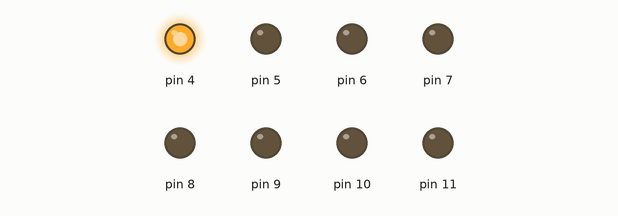
Bench run of a sketch on a simulated Arduino Uno, built with avr-gcc and run on an emulated ATmega328P. Shown: output pins drawn as LEDs (lit = HIGH).

Above: at 0.15 s.
At 1.95 s:
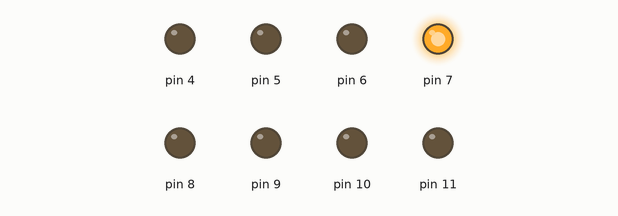
At 4.35 s:
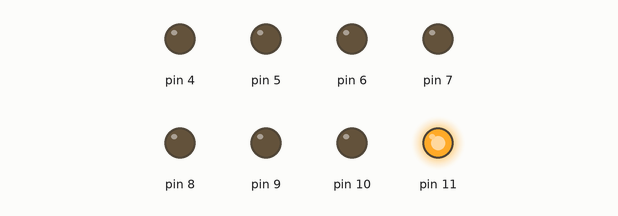
At 7.95 s:
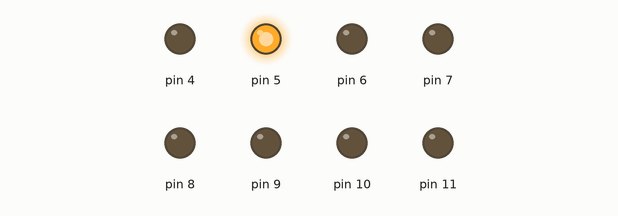
At 18.7 s:
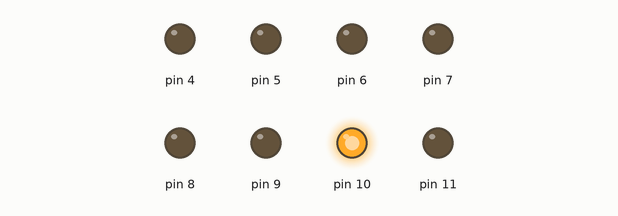
At 37.65 s:
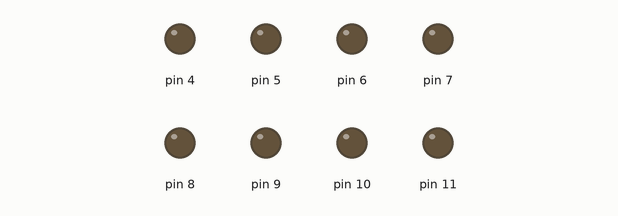
Timing chart, 0 to 40.0 s (numbered marks = the images above):
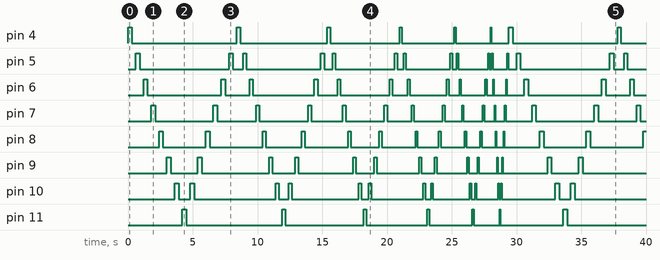

The sketch:

luces_1.ino
```cpp
int i;
int tiempo = 300;

void setup()
{
	for( i = 4; i < 12; i++) // delay of 300 miliseconds
	pinMode(i, OUTPUT);
}

void loop()
{
	for( i = 4; i < 12; i++)
  	{
		digitalWrite(i, HIGH); // turn On LED
		delay(tiempo); // Wait for 200 millisecond(s)
		digitalWrite(i, LOW);  // turn Off LED
		delay(tiempo); // Wait for 200 millisecond(s)
	}
	i = 10;
	while( i > 4)
	{
		digitalWrite(i, HIGH);  // turn On LED
		delay(tiempo); // Wait for 200 millisecond(s)
		digitalWrite(i, LOW);  // turn Off LED
		delay(tiempo); // Wait for 200 millisecond(s)
		i--;
  	}
	time();
}

void time() //Function time: change the time of turn On and Off in the LED
{
	if(tiempo > 0)
		tiempo -= 50; // decrease the time in 50 miliseconds
	else
		tiempo = 300;
}
```

Measured:
- by itself, pin 4: LOW → HIGH at 0.00 s, → LOW 0.30 s later, → HIGH 8.1 s later, → LOW 0.25 s later, … (16 changes in this stretch)
- by itself, pin 5: LOW → HIGH at 0.60 s, → LOW 0.30 s later, → HIGH 6.9 s later, → LOW 0.30 s later, … (30 changes in this stretch)
- by itself, pin 6: LOW → HIGH at 1.2 s, → LOW 0.30 s later, → HIGH 5.7 s later, → LOW 0.30 s later, … (30 changes in this stretch)
- by itself, pin 7: LOW → HIGH at 1.8 s, → LOW 0.30 s later, → HIGH 4.5 s later, → LOW 0.30 s later, … (30 changes in this stretch)
- by itself, pin 8: LOW → HIGH at 2.4 s, → LOW 0.30 s later, → HIGH 3.3 s later, → LOW 0.30 s later, … (29 changes in this stretch)
- by itself, pin 9: LOW → HIGH at 3.0 s, → LOW 0.30 s later, → HIGH 2.1 s later, → LOW 0.30 s later, … (28 changes in this stretch)
- by itself, pin 10: LOW → HIGH at 3.6 s, → LOW 0.30 s later, → HIGH 0.90 s later, → LOW 0.30 s later, … (28 changes in this stretch)
- by itself, pin 11: LOW → HIGH at 4.2 s, → LOW 0.30 s later, → HIGH 7.4 s later, → LOW 0.25 s later, … (14 changes in this stretch)
